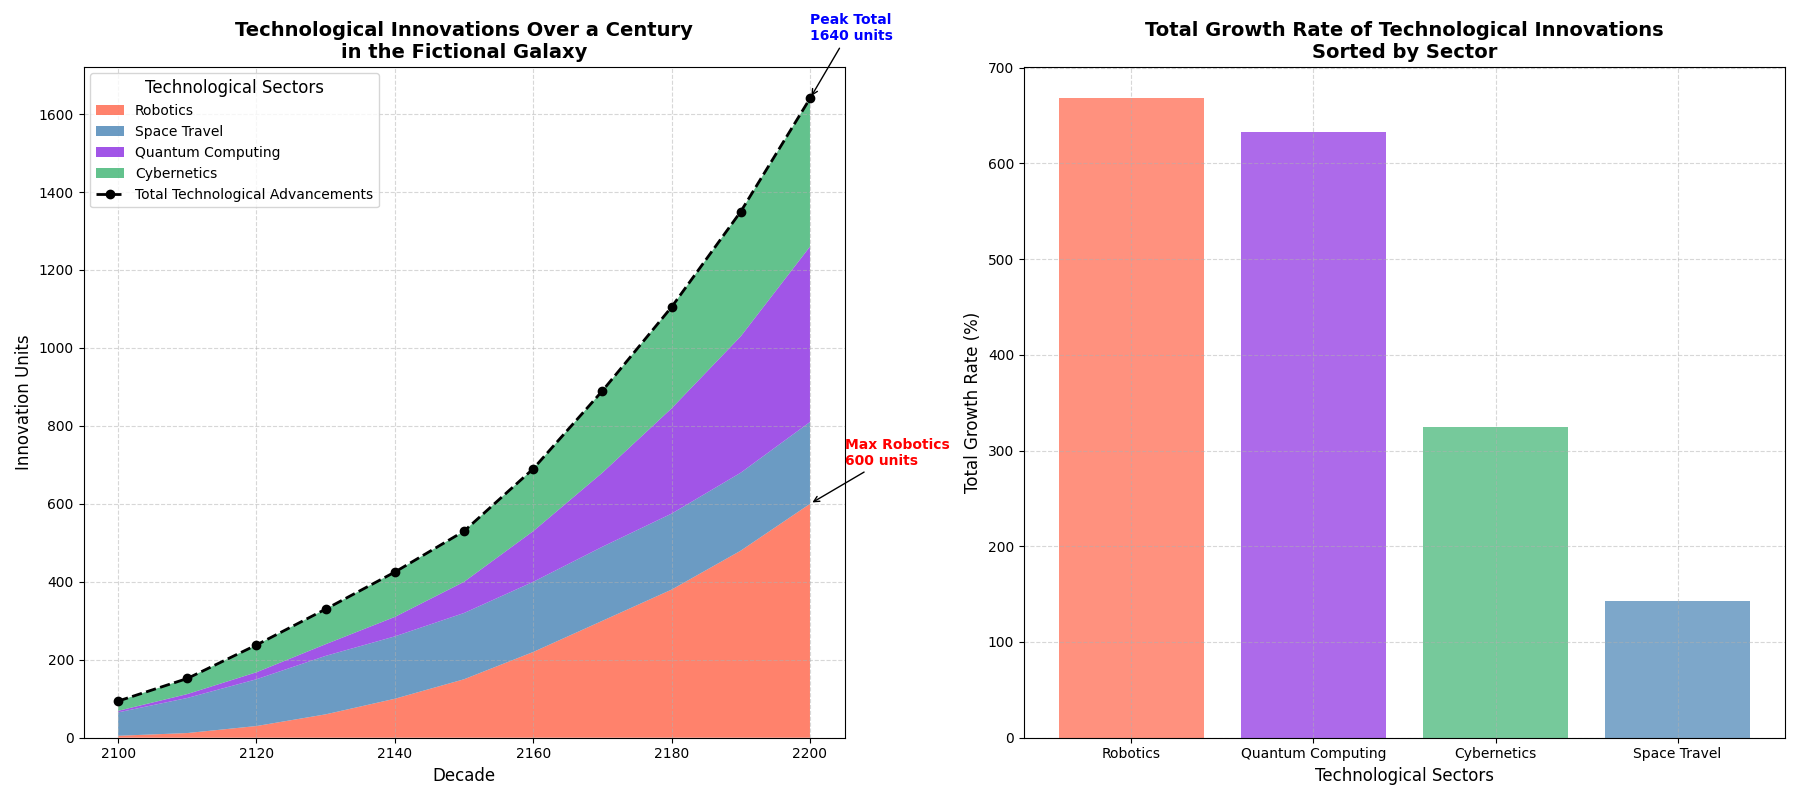

Write Python code to recreate this figure.
import numpy as np
import matplotlib.pyplot as plt

# Define decades
decades = np.arange(2100, 2210, 10)

# Artificial data for technological innovations (arbitrary units)
robotics = [5, 12, 30, 60, 100, 150, 220, 300, 380, 480, 600]
space_travel = [60, 90, 120, 150, 160, 170, 180, 190, 195, 200, 210]
quantum_computing = [4, 10, 18, 30, 50, 80, 130, 190, 270, 350, 450]
cybernetics = [25, 40, 70, 90, 115, 130, 160, 210, 260, 320, 380]

# Stack data for plotting
data = np.array([robotics, space_travel, quantum_computing, cybernetics])

# Colors for each technological innovation
colors = ['#FF6347', '#4682B4', '#8A2BE2', '#3CB371']

# Calculate total technological advancements
total_innovations = np.sum(data, axis=0)

# Plot setup with 1 row and 2 columns
fig, axs = plt.subplots(nrows=1, ncols=2, figsize=(18, 8))

# Stackplot for technological innovations
axs[0].stackplot(decades, data, labels=['Robotics', 'Space Travel', 'Quantum Computing', 'Cybernetics'],
                 colors=colors, alpha=0.8)
axs[0].plot(decades, total_innovations, label='Total Technological Advancements',
            color='black', linestyle='--', marker='o', linewidth=2)

# Title and labels for the first plot
axs[0].set_title('Technological Innovations Over a Century\nin the Fictional Galaxy', fontsize=14, fontweight='bold')
axs[0].set_xlabel('Decade', fontsize=12)
axs[0].set_ylabel('Innovation Units', fontsize=12)
axs[0].legend(loc='upper left', title='Technological Sectors', fontsize=10, title_fontsize=12)
axs[0].grid(True, linestyle='--', alpha=0.5)

# Annotate significant points in the first plot
max_robotics_decade = np.argmax(robotics) * 10 + 2100
max_robotics_value = max(robotics)
axs[0].annotate(f'Max Robotics\n{max_robotics_value} units',
                xy=(max_robotics_decade, max_robotics_value),
                xytext=(max_robotics_decade + 5, max_robotics_value + 100),
                arrowprops=dict(facecolor='red', arrowstyle='->'),
                fontsize=10, color='red', fontweight='bold')

max_total_decade = np.argmax(total_innovations) * 10 + 2100
max_total_value = max(total_innovations)
axs[0].annotate(f'Peak Total\n{max_total_value} units',
                xy=(max_total_decade, max_total_value),
                xytext=(max_total_decade, max_total_value + 150),
                arrowprops=dict(facecolor='blue', arrowstyle='->'),
                fontsize=10, color='blue', fontweight='bold')

# Total growth for each category across the decades
total_growth = np.sum(np.diff(data) / data[:, :-1] * 100, axis=1)
sector_labels = ['Robotics', 'Space Travel', 'Quantum Computing', 'Cybernetics']

# Sort growth for bar chart
sorted_indices = np.argsort(total_growth)[::-1]  # to sort in descending order
sorted_growth = total_growth[sorted_indices]
sorted_labels = [sector_labels[i] for i in sorted_indices]
sorted_colors = [colors[i] for i in sorted_indices]

# Bar plot for sorted growth rates
axs[1].bar(sorted_labels, sorted_growth, color=sorted_colors, alpha=0.7)

# Title and labels for the second plot
axs[1].set_title('Total Growth Rate of Technological Innovations\nSorted by Sector', fontsize=14, fontweight='bold')
axs[1].set_xlabel('Technological Sectors', fontsize=12)
axs[1].set_ylabel('Total Growth Rate (%)', fontsize=12)
axs[1].grid(True, linestyle='--', alpha=0.5)

# Adjust layout to prevent overlap and ensure readability
plt.tight_layout()

# Display the plot
plt.show()
